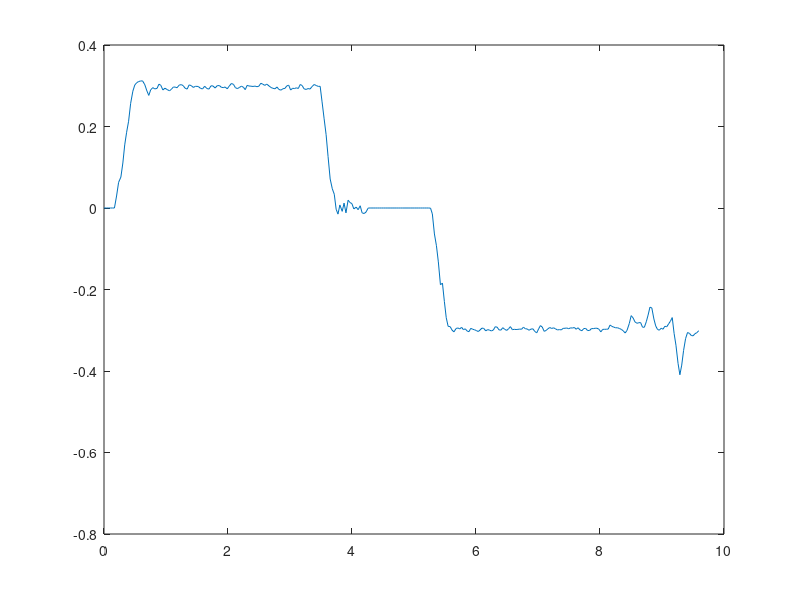

Recreate this plot in MATLAB.
t = [0 0.040628 0.0704582 0.105328 0.136565 0.168213 0.202564 0.235474 0.272194 0.30397 0.334084 0.36473 0.396563 0.42981 0.46521 0.496344 0.525867 0.556315 0.590288 0.622504 0.658643 0.69192 0.722454 0.752596 0.786623 0.819057 0.855346 0.885913 0.917079 0.949503 0.982513 1.01806 1.05521 1.08547 1.11648 1.14672 1.17815 1.21307 1.24784 1.27807 1.30848 1.34176 1.37231 1.40458 1.44237 1.4724 1.52035 1.55316 1.58878 1.62423 1.65975 1.69338 1.72528 1.75813 1.79241 1.82586 1.86129 1.89059 1.92305 1.95388 1.9872 2.01828 2.05516 2.08774 2.11808 2.14971 2.18247 2.21582 2.24784 2.27809 2.30826 2.33845 2.37056 2.40382 2.43444 2.46664 2.49777 2.5289 2.5598 2.59404 2.6247 2.66026 2.69407 2.72525 2.75854 2.78987 2.82008 2.85365 2.88625 2.91799 2.94802 2.97906 3.01031 3.04221 3.07171 3.10395 3.1341 3.16413 3.19451 3.22626 3.26054 3.29058 3.32241 3.35534 3.38975 3.42265 3.45654 3.48631 3.51715 3.55042 3.58237 3.61392 3.64788 3.68229 3.71389 3.74427 3.77387 3.80408 3.84202 3.87192 3.90259 3.9372 3.96743 3.99845 4.02942 4.06723 4.09898 4.13203 4.16258 4.19468 4.22532 4.2616 4.29219 4.32205 4.35259 4.38305 4.41429 4.44652 4.47629 4.50646 4.53583 4.56634 4.59648 4.62661 4.65973 4.69178 4.72219 4.75377 4.7843 4.81843 4.85441 4.88693 4.91872 4.94877 4.98249 5.01268 5.04655 5.07581 5.10529 5.13515 5.16663 5.19816 5.23203 5.26627 5.29582 5.32931 5.36182 5.39253 5.42636 5.45861 5.48987 5.51991 5.55033 5.58406 5.61401 5.64467 5.6784 5.70842 5.73804 5.76715 5.797 5.82705 5.85651 5.88624 5.91547 5.94564 5.97526 6.00525 6.03586 6.06635 6.09545 6.12525 6.15731 6.18991 6.22015 6.25008 6.28007 6.31045 6.34054 6.37053 6.40069 6.43189 6.46243 6.4952 6.52562 6.55524 6.58705 6.61696 6.64622 6.67589 6.7054 6.73531 6.76504 6.79526 6.82516 6.85523 6.88532 6.91737 6.94986 6.9797 7.00934 7.03848 7.06818 7.09943 7.13127 7.16064 7.19112 7.22056 7.25069 7.28249 7.3135 7.34561 7.3752 7.40562 7.4352 7.46477 7.49542 7.5252 7.55518 7.58534 7.61569 7.64651 7.67626 7.70815 7.73807 7.76941 7.80046 7.83254 7.86232 7.89179 7.92116 7.95034 7.98059 8.01408 8.04375 8.07277 8.10257 8.13237 8.16209 8.19143 8.22111 8.25016 8.28461 8.31532 8.34519 8.37518 8.40529 8.43516 8.47253 8.50305 8.53409 8.56383 8.59629 8.62636 8.65535 8.68536 8.71518 8.74651 8.77578 8.8055 8.8358 8.86895 8.89828 8.92798 8.95708 8.98657 9.01619 9.04536 9.07654 9.1059 9.13544 9.16504 9.19523 9.22504 9.25886 9.2884 9.31801 9.34799 9.3803 9.41164 9.44222 9.47132 9.50096 9.53227 9.56235 9.59249];
x1 = [0 0 0 0 0 0.00141546 0.00353865 0.00707731 0.00990823 0.0141546 0.0191087 0.0254783 0.0332634 0.0424639 0.0523721 0.0608649 0.0700654 0.0806813 0.0905896 0.101913 0.111821 0.120314 0.128807 0.138715 0.148623 0.159239 0.16844 0.17764 0.187549 0.196749 0.207365 0.217981 0.227182 0.236382 0.244875 0.254783 0.264691 0.275307 0.284508 0.293708 0.302909 0.312817 0.322018 0.333341 0.342542 0.356696 0.366605 0.377221 0.387837 0.397745 0.407653 0.417561 0.427469 0.437378 0.447286 0.457902 0.467102 0.476303 0.485503 0.495412 0.504612 0.515936 0.525844 0.535045 0.544245 0.554153 0.563354 0.573262 0.582463 0.590955 0.600156 0.609356 0.619972 0.629173 0.638373 0.648281 0.657482 0.666682 0.677298 0.686499 0.697823 0.707731 0.716224 0.726132 0.73604 0.744533 0.754441 0.763642 0.772842 0.782043 0.791243 0.800444 0.809644 0.818845 0.828045 0.837246 0.845738 0.854939 0.864847 0.874755 0.883248 0.893156 0.902357 0.912265 0.922881 0.932789 0.94199 0.950483 0.958975 0.965345 0.971007 0.974545 0.976669 0.978792 0.978792 0.978084 0.978084 0.978792 0.978084 0.978792 0.978792 0.978792 0.978792 0.9795 0.978792 0.9795 0.978792 0.978792 0.978792 0.978792 0.978792 0.978792 0.978792 0.978792 0.978792 0.978792 0.978792 0.978792 0.978792 0.978792 0.978792 0.978792 0.978792 0.978792 0.978792 0.978792 0.978792 0.978792 0.978792 0.978792 0.978792 0.978792 0.978792 0.978792 0.978792 0.978792 0.978792 0.978792 0.978792 0.978792 0.978792 0.978792 0.978792 0.978084 0.975961 0.97313 0.969591 0.963929 0.95756 0.95119 0.943405 0.93562 0.925712 0.916511 0.907311 0.897403 0.888202 0.879709 0.871217 0.862016 0.853523 0.844323 0.835122 0.82663 0.817429 0.808936 0.799736 0.790535 0.781335 0.772842 0.763642 0.754441 0.744533 0.735332 0.726132 0.717639 0.708439 0.699946 0.690745 0.681545 0.672344 0.663144 0.653943 0.644743 0.635542 0.62705 0.617141 0.608649 0.600156 0.590955 0.581755 0.573262 0.564769 0.555569 0.546368 0.537875 0.527967 0.518059 0.509566 0.500366 0.491873 0.48338 0.47418 0.464271 0.455779 0.446578 0.438085 0.428885 0.419684 0.410484 0.400576 0.392083 0.382882 0.37439 0.365189 0.356696 0.347496 0.338295 0.329803 0.320602 0.311402 0.302909 0.293001 0.284508 0.2746 0.265399 0.256199 0.246998 0.238505 0.229305 0.220812 0.212319 0.202411 0.193211 0.184718 0.175517 0.167024 0.157824 0.149331 0.140838 0.132346 0.122437 0.113237 0.104036 0.0955437 0.0863432 0.0771427 0.065819 0.0573262 0.0495412 0.0410484 0.0318479 0.0233551 0.0155701 0.00707731 -0.00212319 -0.0113237 -0.0191087 -0.0268938 -0.0339711 -0.0424639 -0.0509566 -0.0594494 -0.0686499 -0.0771427 -0.0863432 -0.0948359 -0.104036 -0.112529 -0.121022 -0.128807 -0.1373 -0.147208 -0.159239 -0.170563 -0.182595 -0.193918 -0.205242 -0.214442 -0.224351 -0.232843 -0.242752 -0.251952 -0.26186 -0.270353 -0.280261];
x2 = [0 0 0 0 0 0 0.0294416 0.062988 0.0758687 0.110406 0.154852 0.18585 0.212885 0.256906 0.286631 0.301776 0.307155 0.310269 0.311685 0.311968 0.302343 0.287339 0.276298 0.289887 0.295407 0.292293 0.293425 0.3039 0.300927 0.289603 0.293991 0.290736 0.287622 0.291019 0.296681 0.296822 0.295124 0.301635 0.302767 0.300078 0.29385 0.291868 0.30206 0.300503 0.295832 0.298662 0.298238 0.293991 0.292151 0.298804 0.293142 0.291868 0.299795 0.299512 0.294416 0.300219 0.300503 0.296398 0.295407 0.296964 0.292434 0.298804 0.305598 0.303475 0.295548 0.293001 0.295548 0.299087 0.296398 0.290453 0.300927 0.29937 0.298946 0.298238 0.299229 0.297672 0.298804 0.306164 0.3039 0.300927 0.304041 0.299653 0.29569 0.293708 0.292576 0.296964 0.291019 0.289179 0.292717 0.293425 0.299653 0.301352 0.289462 0.29385 0.293142 0.294982 0.293284 0.30305 0.300786 0.292576 0.290877 0.293142 0.291868 0.297955 0.30305 0.300644 0.298379 0.298662 0.260445 0.21883 0.179905 0.126259 0.0711977 0.0471349 0.0338295 -0.00311402 -0.0150039 0.00750195 -0.00820968 0.0120314 -0.0118899 0.0191087 0.0134469 0.0107575 -0.00226474 0.00212319 -0.00410484 0.0055203 -0.0117483 -0.0135884 -0.0100498 0 0 0 0 0 0 0 0 0 0 0 0 0 0 0 0 0 0 0 0 0 0 0 0 0 0 0 0 0 0 0 0 -0.000283092 -0.0144377 -0.0636958 -0.0925712 -0.132204 -0.188398 -0.184293 -0.229588 -0.269221 -0.290311 -0.291302 -0.299795 -0.3039 -0.29569 -0.294274 -0.296822 -0.292717 -0.298521 -0.296539 -0.301776 -0.303475 -0.295265 -0.29753 -0.298804 -0.300644 -0.303192 -0.299229 -0.294699 -0.295548 -0.301493 -0.298379 -0.299936 -0.301635 -0.29937 -0.291302 -0.292434 -0.298946 -0.299795 -0.293708 -0.297672 -0.300361 -0.296256 -0.29116 -0.298662 -0.297672 -0.298238 -0.297813 -0.297105 -0.29753 -0.292434 -0.296256 -0.296822 -0.300078 -0.297247 -0.296398 -0.303192 -0.306306 -0.296822 -0.288613 -0.29201 -0.302626 -0.300503 -0.296256 -0.293284 -0.29569 -0.293991 -0.296539 -0.299229 -0.298379 -0.299087 -0.295407 -0.295124 -0.294416 -0.296398 -0.293991 -0.294699 -0.293142 -0.29753 -0.29385 -0.299087 -0.30121 -0.295832 -0.295548 -0.300786 -0.300503 -0.295832 -0.295973 -0.295124 -0.294982 -0.297247 -0.3039 -0.297813 -0.297672 -0.29753 -0.297105 -0.287197 -0.290453 -0.292293 -0.29385 -0.293991 -0.295832 -0.297955 -0.301493 -0.306731 -0.300503 -0.283375 -0.264125 -0.269787 -0.279412 -0.282951 -0.281394 -0.281252 -0.292434 -0.292717 -0.279129 -0.26271 -0.243318 -0.2453 -0.272193 -0.28932 -0.298096 -0.299795 -0.294982 -0.29753 -0.29017 -0.291444 -0.284508 -0.277855 -0.268938 -0.307863 -0.336738 -0.381325 -0.40921 -0.385572 -0.349619 -0.320461 -0.305598 -0.30758 -0.312817 -0.313666 -0.308429 -0.305881 -0.301069];
x3 = [0 0 1.09286 7.97143 16.7786 27.5143 33.1168 38.5649 47.7184 52.748 54.7977 58.7968 63.5014 61.9554 57.5575 54.5762 52.8995 51.4111 50.1144 48.9934 50.2321 53.4781 56.8614 55.1139 54.2572 55.1013 55.1753 52.9149 53.1036 55.5481 55.0579 56.0405 57.2446 57.109 56.168 56.1399 56.5595 55.1369 54.5147 54.7444 56.0265 56.7455 54.6735 54.655 55.5299 54.9483 54.923 55.8543 56.5233 55.2795 56.4887 57.0868 55.556 55.4005 56.4441 55.252 54.9367 55.6703 55.9633 55.7066 56.7909 55.6028 53.8252 53.7 55.1451 55.8836 55.5658 54.8131 55.2985 56.7755 54.7487 54.8102 54.7474 54.7795 54.4555 54.6668 54.3519 52.4542 52.3208 52.5477 51.5292 52.0694 52.8436 53.4244 53.9371 53.204 54.6194 55.5058 55.2212 55.3467 54.1061 53.4905 56.0264 55.548 55.9296 55.766 56.312 54.2399 54.3217 56.0272 56.7752 56.6745 57.2488 56.1593 54.8506 56.0732 45.7562 31.7751 23.7865 16.2438 7.82439 2.49388 1.44319 2.29447 2.19127 8.67596 11.8611 7.57028 10.7355 6.51402 11.3316 5.91027 5.03897 4.74053 7.10368 6.25204 7.58106 5.58429 9.30311 10.6354 10.7628 9.05951 9.02936 9.02936 9.02936 9.02936 9.02936 9.02936 9.02936 9.02936 9.02936 9.02936 9.02936 9.02936 9.02936 9.02936 9.02936 9.02936 9.02936 9.02936 6.84364 8.3865 8.3865 8.3865 8.3865 8.3865 8.3865 8.3865 8.3865 8.3865 2.92222 -5.24207 -16.4278 -27.6099 -39.2366 -41.4551 -48.7316 -52.5837 -51.5289 -62.8022 -64.6293 -59.8023 -56.6089 -56.7858 -55.1527 -53.9431 -55.4071 -55.8648 -55.4526 -56.4422 -55.3684 -55.7177 -54.5004 -53.7361 -55.2376 -54.843 -54.4927 -53.9187 -53.0418 -53.5425 -54.4816 -54.4558 -53.131 -53.5392 -53.0765 -52.4547 -52.6618 -54.4345 -54.5941 -53.355 -52.9928 -54.2505 -53.5533 -52.8484 -53.5848 -54.8725 -53.5055 -53.6019 -53.4211 -53.4328 -53.5458 -53.4385 -54.6216 -54.0463 -53.9522 -53.1823 -53.6317 -53.8263 -52.2422 -51.0326 -52.6333 -54.6436 -54.4525 -52.2524 -52.328 -53.1027 -53.8816 -53.5788 -54.0725 -53.6814 -53.0616 -53.0981 -52.8323 -53.5639 -53.7566 -54.0612 -53.7726 -54.3868 -54.4392 -54.9749 -54.2027 -55.0343 -54.0142 -53.3402 -54.3232 -54.4907 -53.3391 -53.1208 -53.9919 -54.0554 -54.3321 -54.5026 -54.1039 -52.4838 -53.4309 -53.425 -53.4114 -53.4758 -55.8461 -55.7952 -55.8117 -55.769 -55.9554 -55.7285 -55.2971 -54.3738 -52.7861 -53.5691 -57.4457 -63.0876 -64.1355 -63.7536 -64.1323 -65.4986 -66.652 -65.0951 -65.3198 -68.8841 -74.1397 -81.2895 -84.7068 -81.9431 -79.5263 -77.9185 -77.4064 -78.3561 -77.9035 -79.6234 -79.8278 -81.8845 -84.3933 -87.9197 -80.6144 -72.7957 -59.1761 -46.3308 -43.9019 -46.2698 -49.613 -51.5896 -50.5447 -48.5269 -47.1777 -47.2409 -47.0513 -47.5789];
x4 = [0 0 0.642857 4.5 8.35714 12.2143 11.8655 11.5731 13.5902 12.5134 10.0212 9.44998 9.44494 5.72767 1.48129 -0.682349 -1.45074 -1.8956 -2.09781 -2.13825 -0.763232 1.38018 2.95741 1.01621 0.227591 0.67245 0.510683 -0.985662 -0.561023 1.05665 0.4298 0.89488 1.33974 0.854438 0.0456031 0.0253822 0.268033 -0.662128 -0.823895 -0.439698 0.450021 0.733113 -0.72279 -0.500361 0.166928 -0.237489 -0.176827 0.4298 0.692671 -0.25771 0.551125 0.733113 -0.399256 -0.358815 0.369137 -0.459919 -0.500361 0.0860449 0.227591 0.00516133 0.65223 -0.25771 -1.22831 -0.924999 0.20737 0.571346 0.20737 -0.298152 0.0860449 0.935322 -0.561023 -0.338594 -0.277931 -0.176827 -0.318373 -0.0959431 -0.25771 -1.3092 -0.985662 -0.561023 -1.00588 -0.379035 0.187149 0.470242 0.632009 0.00516133 0.854438 1.11731 0.611788 0.510683 -0.379035 -0.621686 1.07687 0.450021 0.551125 0.288254 0.530904 -0.864337 -0.540802 0.632009 0.874659 0.551125 0.733113 -0.136385 -0.864337 0.122276 -5.98276 -12.4518 -13.4207 -13.9043 -14.7722 -13.537 -10.1711 -6.73355 -4.83279 0.444859 2.14341 -1.07171 1.17281 -1.71877 1.69855 -2.08696 -1.92098 -1.53679 0.323534 -0.303313 0.586406 -0.788614 1.67833 1.9412 1.43568 0 0 0 0 0 0 0 0 0 0 0 0 0 0 0 0 0 0 0 -1.28571 0 0 0 0 0 0 0 0 0 -3.21429 -7.07143 -11.5714 -14.7453 -17.2232 -13.4006 -13.7755 -11.9708 -7.80029 -12.2438 -9.6303 -3.96845 -0.955543 -0.813997 0.399256 0.985662 -0.187149 -0.389358 -0.0253822 -0.611788 0.217268 -0.065824 0.682349 0.924999 -0.247812 0.0757222 0.25771 0.520582 0.884557 0.318373 -0.328695 -0.20737 0.641907 0.197047 0.419477 0.662128 0.338594 -0.813997 -0.65223 0.277931 0.399256 -0.470242 0.0959431 0.48014 -0.106266 -0.834217 0.237489 0.0959431 0.176827 0.116164 0.0150596 0.0757222 -0.65223 -0.106266 -0.0253822 0.439698 0.0352804 -0.0860449 0.884557 1.32942 -0.0253822 -1.19819 -0.712892 0.803674 0.500361 -0.106266 -0.530904 -0.187149 -0.4298 -0.065824 0.318373 0.197047 0.298152 -0.227591 -0.268033 -0.369137 -0.0860449 -0.4298 -0.328695 -0.551125 0.0757222 -0.450021 0.298152 0.601465 -0.166928 -0.20737 0.540802 0.500361 -0.166928 -0.146707 -0.268033 -0.288254 0.0352804 0.985662 0.116164 0.0959431 0.0757222 0.0150596 -1.4004 -0.935322 -0.67245 -0.450021 -0.4298 -0.166928 0.136385 0.641907 1.39008 0.500361 -1.94637 -4.69641 -3.88757 -2.51255 -2.00703 -2.22946 -2.24968 -0.65223 -0.611788 -2.55299 -4.89861 -7.66888 -7.38578 -3.54382 -1.09709 0.156606 0.399256 -0.288254 0.0757222 -0.975764 -0.793776 -1.7846 -2.73498 -4.0089 1.55185 5.67691 12.0465 16.03 12.6531 7.51701 3.35151 1.22831 1.5114 2.25958 2.3809 1.63273 1.26875 0.581244];

plot(t,x2);
